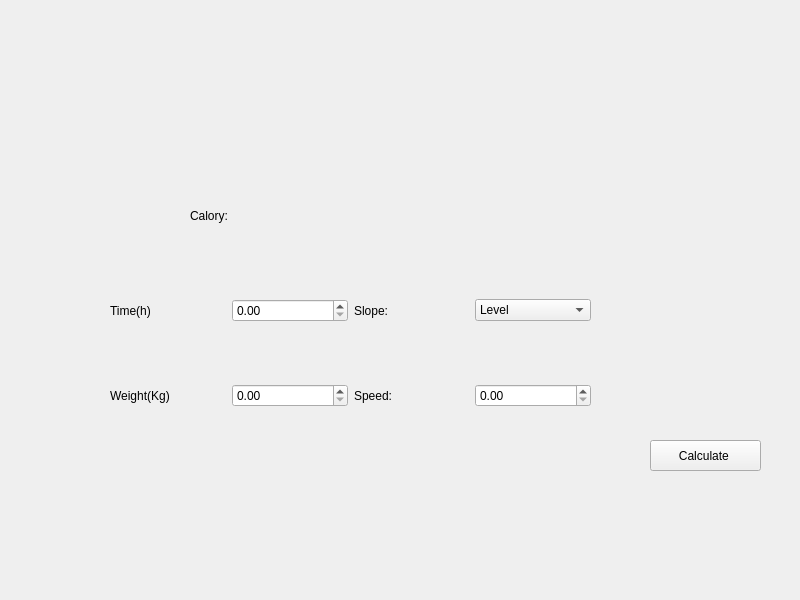
<?xml version="1.0" encoding="UTF-8"?>
<ui version="4.0">
 <class>Widget</class>
 <widget class="QWidget" name="Widget">
  <property name="geometry">
   <rect>
    <x>0</x>
    <y>0</y>
    <width>800</width>
    <height>600</height>
   </rect>
  </property>
  <property name="windowTitle">
   <string>Calory Calculator</string>
  </property>
  <widget class="QWidget" name="layoutWidget">
   <property name="geometry">
    <rect>
     <x>110</x>
     <y>290</y>
     <width>481</width>
     <height>41</height>
    </rect>
   </property>
   <layout class="QHBoxLayout" name="horizontalLayout">
    <item>
     <widget class="QLabel" name="label_2">
      <property name="text">
       <string>Time(h)</string>
      </property>
     </widget>
    </item>
    <item>
     <widget class="QDoubleSpinBox" name="timeSpinBox">
      <property name="singleStep">
       <double>0.100000000000000</double>
      </property>
     </widget>
    </item>
    <item>
     <widget class="QLabel" name="label_4">
      <property name="text">
       <string>Slope:</string>
      </property>
     </widget>
    </item>
    <item>
     <widget class="QComboBox" name="slopeCombo">
      <item>
       <property name="text">
        <string>Level</string>
       </property>
      </item>
      <item>
       <property name="text">
        <string>Level 1</string>
       </property>
      </item>
      <item>
       <property name="text">
        <string>Level 2 </string>
       </property>
      </item>
      <item>
       <property name="text">
        <string>Level 3</string>
       </property>
      </item>
     </widget>
    </item>
   </layout>
  </widget>
  <widget class="QWidget" name="layoutWidget_2">
   <property name="geometry">
    <rect>
     <x>110</x>
     <y>380</y>
     <width>481</width>
     <height>31</height>
    </rect>
   </property>
   <layout class="QHBoxLayout" name="horizontalLayout_2">
    <item>
     <widget class="QLabel" name="label_3">
      <property name="text">
       <string>Weight(Kg)</string>
      </property>
     </widget>
    </item>
    <item>
     <widget class="QDoubleSpinBox" name="weightSpinBox">
      <property name="singleStep">
       <double>0.100000000000000</double>
      </property>
     </widget>
    </item>
    <item>
     <widget class="QLabel" name="label_5">
      <property name="text">
       <string>Speed:</string>
      </property>
     </widget>
    </item>
    <item>
     <widget class="QDoubleSpinBox" name="speedSpinBox">
      <property name="singleStep">
       <double>0.100000000000000</double>
      </property>
     </widget>
    </item>
   </layout>
  </widget>
  <widget class="QPushButton" name="calculateButton">
   <property name="geometry">
    <rect>
     <x>650</x>
     <y>440</y>
     <width>111</width>
     <height>31</height>
    </rect>
   </property>
   <property name="text">
    <string>Calculate </string>
   </property>
  </widget>
  <widget class="QWidget" name="layoutWidget_3">
   <property name="geometry">
    <rect>
     <x>190</x>
     <y>200</y>
     <width>311</width>
     <height>31</height>
    </rect>
   </property>
   <layout class="QHBoxLayout" name="horizontalLayout_3">
    <item>
     <widget class="QLabel" name="label">
      <property name="text">
       <string>Calory:</string>
      </property>
     </widget>
    </item>
    <item>
     <widget class="QLabel" name="caloryValue">
      <property name="text">
       <string/>
      </property>
     </widget>
    </item>
   </layout>
  </widget>
 </widget>
 <resources/>
 <connections/>
</ui>
